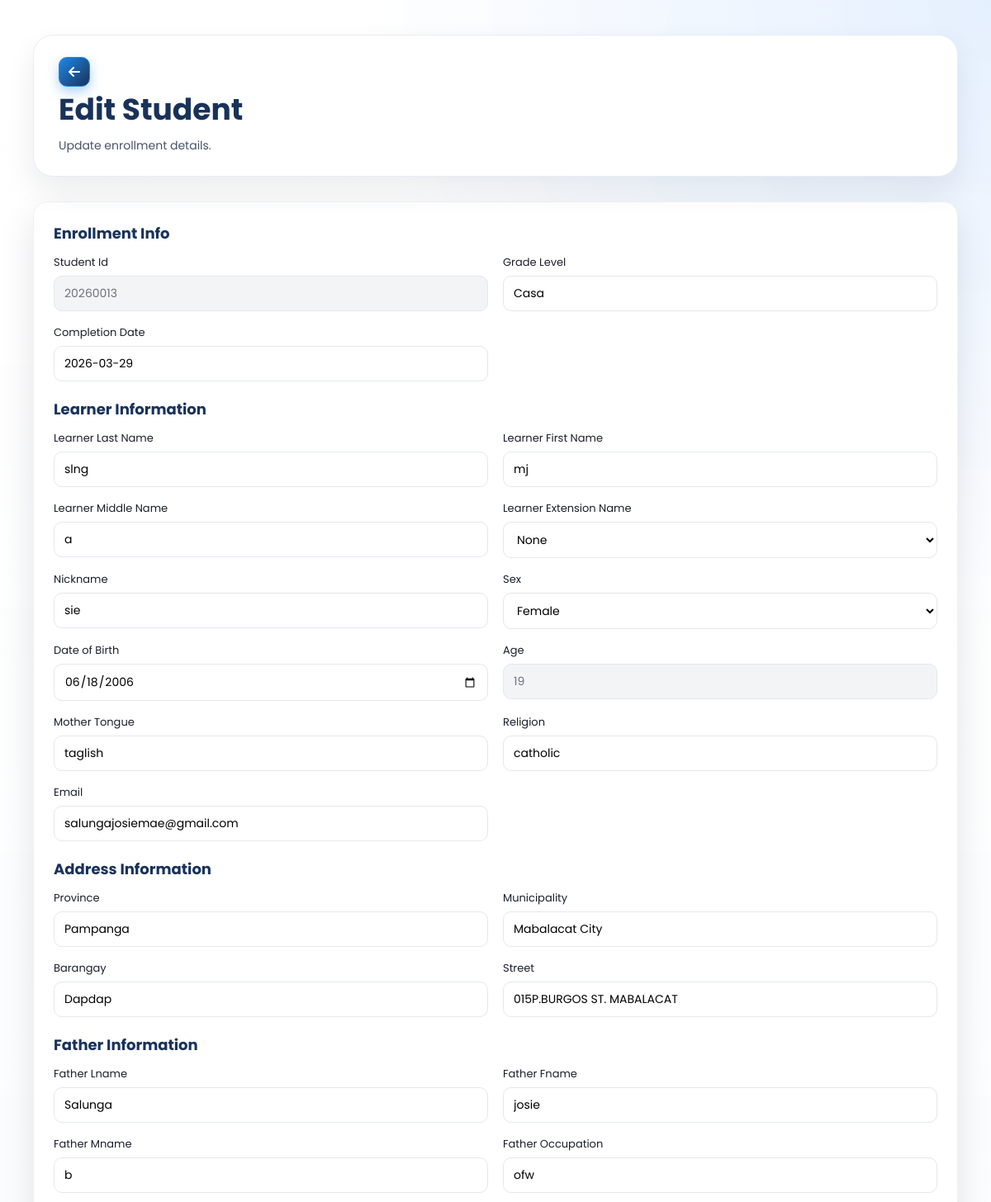
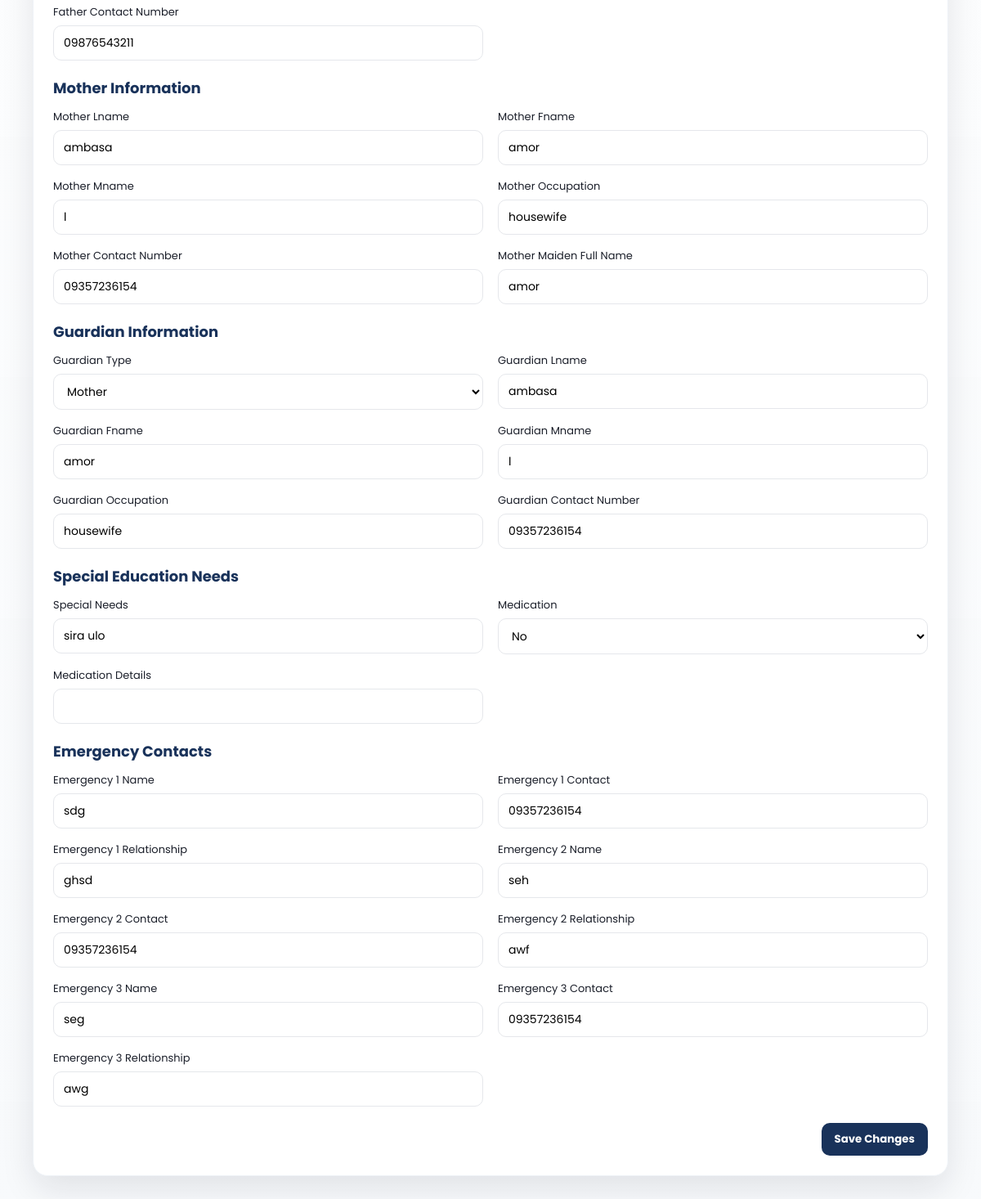
The page /SmartEnroll/student_edit.php?id=51 on the database its author committed (2 pictures, top to bottom).
### tables this page shows
CREATE TABLE `enrollments` (
  `id` int(11) NOT NULL,
  `grade_level` varchar(50) DEFAULT NULL,
  `student_id` varchar(20) DEFAULT NULL,
  `school_year` varchar(20) DEFAULT NULL,
  `completion_date` date DEFAULT NULL,
  `learner_lname` varchar(100) DEFAULT NULL,
  `learner_fname` varchar(100) DEFAULT NULL,
  `learner_mname` varchar(100) DEFAULT NULL,
  `learner_ext` varchar(20) DEFAULT NULL,
  `nickname` varchar(100) DEFAULT NULL,
  `sex` varchar(20) DEFAULT NULL,
  `dob` varchar(20) DEFAULT NULL,
  `age` int(11) DEFAULT NULL,
  `mother_tongue` varchar(100) DEFAULT NULL,
  `religion` varchar(100) DEFAULT NULL,
  `email` varchar(150) DEFAULT NULL,
  `province` varchar(100) DEFAULT NULL,
  `municipality` varchar(100) DEFAULT NULL,
  `barangay` varchar(100) DEFAULT NULL,
  `street` varchar(150) DEFAULT NULL,
  `father_lname` varchar(100) DEFAULT NULL,
  `father_fname` varchar(100) DEFAULT NULL,
  `father_mname` varchar(100) DEFAULT NULL,
  `father_occ` varchar(100) DEFAULT NULL,
  `father_contact` varchar(50) DEFAULT NULL,
  `mother_lname` varchar(100) DEFAULT NULL,
  `mother_fname` varchar(100) DEFAULT NULL,
  `mother_mname` varchar(100) DEFAULT NULL,
  `mother_occ` varchar(100) DEFAULT NULL,
  `mother_contact` varchar(50) DEFAULT NULL,
  `mother_maiden` varchar(100) DEFAULT NULL,
  `guardian_type` varchar(50) DEFAULT NULL,
  `guardian_lname` varchar(100) DEFAULT NULL,
  `guardian_fname` varchar(100) DEFAULT NULL,
  `guardian_mname` varchar(100) DEFAULT NULL,
  `guardian_occ` varchar(100) DEFAULT NULL,
  `guardian_contact` varchar(50) DEFAULT NULL,
  `emergency1_name` varchar(150) DEFAULT NULL,
  `emergency1_relationship` varchar(100) DEFAULT NULL,
  `emergency1_contact` varchar(50) DEFAULT NULL,
  `emergency2_name` varchar(150) DEFAULT NULL,
  `emergency2_relationship` varchar(100) DEFAULT NULL,
  `emergency2_contact` varchar(50) DEFAULT NULL,
  `emergency3_name` varchar(150) DEFAULT NULL,
  `emergency3_relationship` varchar(100) DEFAULT NULL,
  `emergency3_contact` varchar(50) DEFAULT NULL,
  `special_needs` text DEFAULT NULL,
  `medication` varchar(10) DEFAULT NULL,
  `medication_details` text DEFAULT NULL,
  `created_at` timestamp NOT NULL DEFAULT current_timestamp()
);

### SmartEnroll/student_edit.php (the view, shortened to what this page needs)
<?php
$student = null;
$error = '';
try {
    $conn = new mysqli('127.0.0.1', 'root', '', 'smartenroll');
    $conn->set_charset('utf8mb4');
    $id = isset($_GET['id']) ? (int)$_GET['id'] : 0;
    $readOnly = ['student_id', 'created_at'];
    $stmt = $conn->prepare("SELECT * FROM `enrollments` WHERE `id` = ? LIMIT 1");
    $stmt->bind_param('i', $id);
    $stmt->execute();
    $result = $stmt->get_result();
    $student = $result->fetch_assoc();
} catch (Throwable $e) {
    $error = $e->getMessage();
}
function labelize(string $key): string
{
    $map = [
        'learner_lname' => 'Learner Last Name',
        'learner_fname' => 'Learner First Name',
        'learner_mname' => 'Learner Middle Name',
        'learner_ext' => 'Learner Extension Name',
        'mother_maiden' => 'Mother Maiden Full Name',
        'father_occ' => 'Father Occupation',
        'mother_occ' => 'Mother Occupation',
        'guardian_occ' => 'Guardian Occupation',
        'guardian_contact' => 'Guardian Contact Number',
        'father_contact' => 'Father Contact Number',
        'mother_contact' => 'Mother Contact Number',
        'emergency1_name' => 'Emergency 1 Name',
        'emergency1_contact' => 'Emergency 1 Contact',
        'emergency1_relationship' => 'Emergency 1 Relationship',
        'emergency2_name' => 'Emergency 2 Name',
        'emergency2_contact' => 'Emergency 2 Contact',
        'emergency2_relationship' => 'Emergency 2 Relationship',
        'emergency3_name' => 'Emergency 3 Name',
        'emergency3_contact' => 'Emergency 3 Contact',
        'emergency3_relationship' => 'Emergency 3 Relationship',
        'dob' => 'Date of Birth',
    ];
    if (isset($map[$key])) {
        return $map[$key];
    }
    $key = str_replace('_', ' ', $key);
    $key = preg_replace('/\s+/', ' ', $key);
    return ucwords(trim($key));
}
$sectionMap = [
    'Enrollment Info' => [
        'student_id','grade_level','completion_date'
    ],
    'Learner Information' => [
        'learner_lname','learner_fname','learner_mname','learner_ext','nickname','sex','dob','age',
        'mother_tongue','religion','email'
    ],
    'Address Information' => [
        'province','municipality','barangay','street'
    ],
    'Father Information' => [
        'father_lname','father_fname','father_mname','father_occ','father_contact'
    ],
    'Mother Information' => [
        'mother_lname','mother_fname','mother_mname','mother_occ','mother_contact','mother_maiden'
    ],
    'Guardian Information' => [
        'guardian_type','guardian_lname','guardian_fname','guardian_mname','guardian_occ','guardian_contact'
    ],
    'Special Education Needs' => [
        'special_needs','medication','medication_details'
    ],
    'Emergency Contacts' => [
        'emergency1_name','emergency1_contact','emergency1_relationship',
        'emergency2_name','emergency2_contact','emergency2_relationship',
        'emergency3_name','emergency3_contact','emergency3_relationship'
    ],
];
?>
<!DOCTYPE html>
<html lang="en">
<head>
    <link rel="stylesheet" href="css/style.css">
    <link rel="stylesheet" href="css/student_edit.css">
    <link rel="stylesheet" href="https://cdnjs.cloudflare.com/ajax/libs/font-awesome/6.5.0/css/all.min.css">
</head>
<body class="dashboard-page dashboard-white-page">
<main class="dashboard-main">
    <div class="dashboard-header student-header">
        <div class="student-header-left">
            <a href="student_list.php" class="dashboard-link back-left">
                <i class="fa-solid fa-arrow-left"></i>
            </a>
            <div class="student-header-title">
                <h1>Edit Student</h1>
                <p>Update enrollment details.</p>
            </div>
        </div>
    </div>
    <div class="student-edit-card">
        <?php if ($error): ?>
            <div class="student-error">
                <strong>Unable to load student.</strong>
                <p><?php echo htmlspecialchars($error); ?></p>
            </div>
        <?php else: ?>
            <form method="post">
                <?php foreach ($sectionMap as $sectionTitle => $fields): ?>
                    <div class="detail-section">
                        <h3 class="detail-section-title"><?php echo htmlspecialchars($sectionTitle); ?></h3>
                        <div class="student-edit-grid">
                            <?php foreach ($fields as $col): ?>
                                <label class="edit-item">
                                    <span class="detail-label"><?php echo htmlspecialchars(labelize($col)); ?></span>
                                    <?php $val = (string)($student[$col] ?? ''); ?>
                                    <?php if ($col === 'learner_ext'): ?>
                                        <select name="learner_ext" <?php echo in_array($col, $readOnly, true) ? 'disabled' : ''; ?>>
                                            <?php
                                                $extOptions = ['' => 'None', 'Jr' => 'Jr.', 'Sr' => 'Sr.', 'II' => 'II', 'III' => 'III'];
                                                foreach ($extOptions as $optVal => $optLabel):
                                                    $selected = ($val === $optVal) ? 'selected' : '';
                                            ?>
                                                <option value="<?php echo htmlspecialchars($optVal); ?>" <?php echo $selected; ?>>
                                                    <?php echo htmlspecialchars($optLabel); ?>
                                                </option>
                                            <?php endforeach; ?>
                                        </select>
                                    <?php elseif ($col === 'sex'): ?>
                                        <select name="sex">
                                            <?php
                                                $sexOptions = ['' => 'Select', 'Male' => 'Male', 'Female' => 'Female'];
                                                foreach ($sexOptions as $optVal => $optLabel):
                                                    $selected = ($val === $optVal) ? 'selected' : '';
                                            ?>
                                                <option value="<?php echo htmlspecialchars($optVal); ?>" <?php echo $selected; ?>>
                                                    <?php echo htmlspecialchars($optLabel); ?>
                                                </option>
                                            <?php endforeach; ?>
                                        </select>
                                    <?php elseif ($col === 'guardian_type'): ?>
                                        <select name="guardian_type">
                                            <?php
                                                $gOptions = ['' => 'Select', 'other' => 'Other', 'mother' => 'Mother', 'father' => 'Father'];
                                                foreach ($gOptions as $optVal => $optLabel):
                                                    $selected = ($val === $optVal) ? 'selected' : '';
                                            ?>
                                                <option value="<?php echo htmlspecialchars($optVal); ?>" <?php echo $selected; ?>>
                                                    <?php echo htmlspecialchars($optLabel); ?>
                                                </option>
                                            <?php endforeach; ?>
                                        </select>
                                    <?php elseif (in_array($col, ['guardian_lname','guardian_fname','guardian_mname','guardian_occ','guardian_contact'], true)): ?>
                                        <input
                                            type="text"
                                            name="<?php echo htmlspecialchars($col); ?>"
                                            value="<?php echo htmlspecialchars($val); ?>"
                                            data-guardian-field="<?php echo htmlspecialchars($col); ?>"
                                        >
                                    <?php elseif ($col === 'medication'): ?>
                                        <select name="medication">
                                            <?php
                                                $mOptions = ['' => 'Select', 'yes' => 'Yes', 'no' => 'No'];
                                                foreach ($mOptions as $optVal => $optLabel):
                                                    $selected = ($val === $optVal) ? 'selected' : '';
                                            ?>
                                                <option value="<?php echo htmlspecialchars($optVal); ?>" <?php echo $selected; ?>>
                                                    <?php echo htmlspecialchars($optLabel); ?>
                                                </option>
                                            <?php endforeach; ?>
                                        </select>
                                    <?php elseif ($col === 'dob'): ?>
                                        <?php
                                            $dobValue = $val;
                                            $dobNormalized = '';
                                            if ($dobValue !== '') {
                                                $date = DateTime::createFromFormat('Y-m-d', $dobValue);
                                                if (!$date) {
                                                    $date = DateTime::createFromFormat('m/d/Y', $dobValue);
                                                }
                                                if ($date) {
                                                    $dobNormalized = $date->format('Y-m-d');
                                                }
                                            }
                                        ?>
                                        <input
                                            type="date"
                                            name="dob"
                                            value="<?php echo htmlspecialchars($dobNormalized); ?>"
                                        >
                                    <?php elseif ($col === 'age'): ?>
                                        <input
                                            type="number"
                                            name="age"
                                            value="<?php echo htmlspecialchars($val); ?>"
                                            readonly
                                        >
                                    <?php else: ?>
                                        <input
                                            type="text"
                                            name="<?php echo htmlspecialchars($col); ?>"
                                            value="<?php echo htmlspecialchars($val); ?>"
                                            <?php echo in_array($col, $readOnly, true) ? 'readonly' : ''; ?>
                                        >
                                    <?php endif; ?>
                                </label>
                            <?php endforeach; ?>
                        </div>
                    </div>
                <?php endforeach; ?>
                <div class="edit-actions">
                    <button type="submit" class="edit-save">Save Changes</button>
                </div>
            </form>
        <?php endif; ?>
    </div>
</main>
</body>
</html>

### rows shown on the page
enrollments: student_id "20260013", grade_level "Casa", completion_date "2026-03-29", learner_lname "slng", learner_fname "mj", learner_mname "a", nickname "sie", dob "06/18/2006", age "19", mother_tongue "taglish", religion "catholic", email "salungajosiemae@gmail.com", province "Pampanga", municipality "Mabalacat City", barangay "Dapdap", street "015P.BURGOS ST. MABALACAT", father_lname "Salunga", father_fname "josie", father_mname "b", father_occ "ofw", father_contact "09876543211", mother_lname "ambasa", mother_fname "amor", mother_mname "l", mother_occ "housewife", mother_contact "09357236154", mother_maiden "amor", guardian_lname "ambasa", guardian_fname "amor", guardian_mname "l", guardian_occ "housewife", guardian_contact "09357236154", special_needs "sira ulo", emergency1_name "sdg", emergency1_contact "09357236154", emergency1_relationship "ghsd", emergency2_name "seh", emergency2_contact "09357236154", emergency2_relationship "awf", emergency3_name "seg", emergency3_contact "09357236154", emergency3_relationship "awg"

### other values the page prints
$sectionTitle "Enrollment Info"
labelize($col) "Student Id"
labelize($col) "Grade Level"
labelize($col) "Completion Date"
$sectionTitle "Learner Information"
labelize($col) "Learner Last Name"
labelize($col) "Learner First Name"
labelize($col) "Learner Middle Name"
labelize($col) "Learner Extension Name"
labelize($col) "Nickname"
labelize($col) "Sex"
labelize($col) "Date of Birth"
labelize($col) "Age"
labelize($col) "Mother Tongue"
labelize($col) "Religion"
